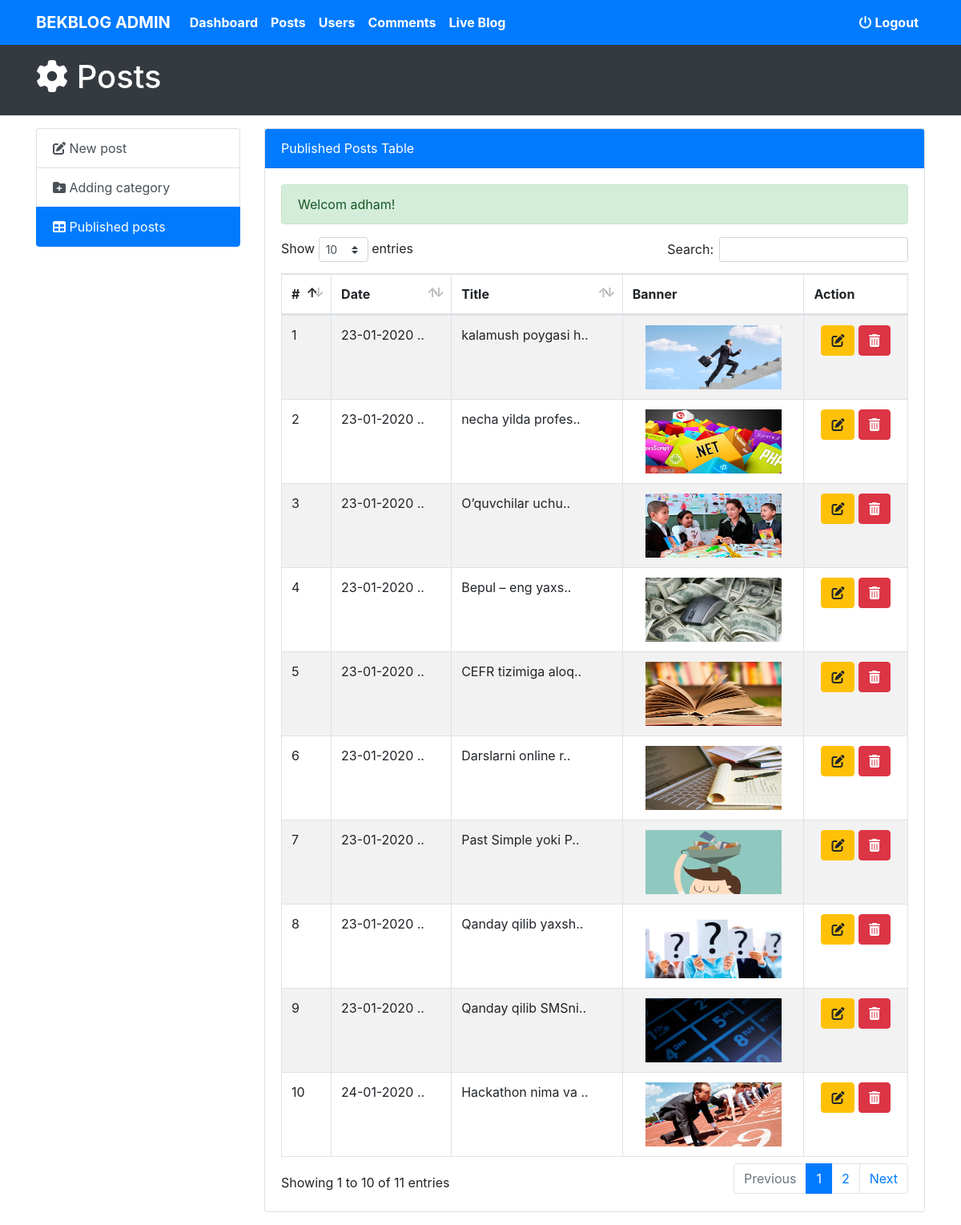
/admin/table.php (signed in), run on the app's committed database.
### tables this page shows
CREATE TABLE `post` (
  `id` int(10) NOT NULL,
  `datetime` varchar(50) NOT NULL,
  `title` varchar(300) NOT NULL,
  `category` varchar(20) NOT NULL,
  `image` varchar(50) NOT NULL,
  `post` varchar(10000) NOT NULL
);

### admin/table.php (the view, shortened to what this page needs)
<?php require_once("../Includes/Functions.php"); ?>
<?php require_once("../Includes/Sessions.php"); ?>
<!DOCTYPE html>
<html lang="en">
  <head>
    <link rel="stylesheet" href="../css/bootstrap.min.css">
    <link rel="stylesheet" href="../css/style.css" >
     <link rel="stylesheet" href="../css/dataTables.bootstrap4.min.css">
  </head>
  <body>
    <nav class="navbar navbar-expand-lg navbar-dark text-white bg-primary">
        <div class="container">
        <a href="#" class="navbar-brand font-weight-bold">BEKBLOG ADMIN</a>
            <div class="collapse navbar-collapse" id="navbarcollapseCMS">
            <ul class="navbar-nav mr-auto">
              <li class="nav-item">
             <a href="#" class="nav-link text-white font-weight-bold">Dashboard</a>
             </li>
                <li class="nav-item">
             <a href="post.php" class="nav-link text-white font-weight-bold">Posts</a>
             </li>
                 <li class="nav-item">
             <a href="#" class="nav-link text-white font-weight-bold">Users</a>
             </li>
                <li class="nav-item">
             <a href="#" class="nav-link text-white font-weight-bold">Comments</a>
             </li>
                <li class="nav-item">
             <a href="#" class="nav-link text-white font-weight-bold">Live Blog</a>
             </li>
            </ul>
            <ul class="navbar-nav ml-auto">
             <li class="nav-item"><a href="#" class="nav-link text-white font-weight-bold"><i class="fas fa-power-off"></i> Logout</a></li>
            </ul>
                </div>
        </div>
        </nav>
<header class="bg-dark text-white py-3">
    <div class="container">
    <div class="row">
        <div class="col-md-12">
        <h1> <i class="fas fa-cog"></i> Posts</h1>
        </div>
    </div>
    </div>
    </header>
     <section class="my-3">
       <div class="container">
         <div class="row">
           <div class="col-md-3 mb-2">
<div class="list-group">
  <a href="post.php" class="list-group-item list-group-item-action ">
    <i class="fas fa-edit"></i> New post
  </a>
  <a href="category.php" class="list-group-item list-group-item-action "><i class="fas fa-folder-plus"></i> Adding category</a>
  <a href="table.php" class="list-group-item list-group-item-action active"><i class="fas fa-table"></i> Published posts</a>
</div>
             </div>
             <div class="col-md-9">
              <div class="card ">
      <div class="card-header bg-primary text-white">Published Posts Table</div>
         <div class="card-body">
             <?php
         echo SuccessMessage();
         ?>
               <table id="example" class="table table-striped table-bordered" style="width:100%">
        <thead>
            <tr>
                <th>#</th>
                <th>Date</th>
                <th>Title</th>
                <th>Banner</th>
                <th>Action</th>
            </tr>
        </thead>
        <tbody>
            <?php
            $sql = "SELECT* FROM post";
            $stmt= $ConnectingDB -> query($sql);
            $Sr = 0;
            while ($DateRows=$stmt->fetch()){
                    $Id= $DateRows["id"];
                    $DateTime=$DateRows["datetime"];
                    $PostTitle=$DateRows["title"];
                    $Image=$DateRows["image"];
                    $Sr++;
            ?>
            <tr>
                <td><?php echo $Sr; ?></td>
                <td>
                    <?php
                          if(strlen($DateTime)>11){$DateTime=substr($DateTime,0,11).'..';}
                          echo $DateTime;
                    ?>
                </td>
                <td>
                    <?php
                         if(strlen($PostTitle)>20){$PostTitle=substr($PostTitle,0,18).'..';}
                         echo $PostTitle;
                    ?>
                </td>
                <td class="text-center">
                    <img src="../uploads/<?php echo $Image;?>" width="170px"; height="80px">
                </td>
                <td class="text-center">
                    <a href="edit.php?id=<?php echo $Id; ?>"><span class="btn btn-warning "><i class="fas fa-edit"></i></span></a>
                    <a href="delete.php?id=<?php echo $Id; ?>"><span class="btn btn-danger "><i class="fas fa-trash-alt"></i></span></a>
                </td>
           </tr>
            <?php }?>
                   </tbody>
             </table>
         </div>
    </div>
             </div>
           </div>
         </div>
     </section>
  </body>
</html>

### css/style.css (style rules this page uses)
nav .navbar-nav li a { color: dark !important; }

### data on the page
post: datetime "23-01-2020 ..", title "kalamush poygasi h..", image (picture)
post: datetime "23-01-2020 ..", title "necha yilda profes..", image (picture)
post: datetime "23-01-2020 ..", title "O’quvchilar uchu..", image (picture)
post: datetime "23-01-2020 ..", title "Bepul – eng yaxs..", image (picture)
post: datetime "23-01-2020 ..", title "CEFR tizimiga aloq..", image (picture)
post: datetime "23-01-2020 ..", title "Darslarni online r..", image (picture)
post: datetime "23-01-2020 ..", title "Past Simple yoki P..", image (picture)
post: datetime "23-01-2020 ..", title "Qanday qilib yaxsh..", image (picture)
post: datetime "23-01-2020 ..", title "Qanday qilib SMSni..", image (picture)
post: datetime "24-01-2020 ..", title "Hackathon nima va ..", image (picture)

### other printed values
SuccessMessage() "Welcom adham!"
